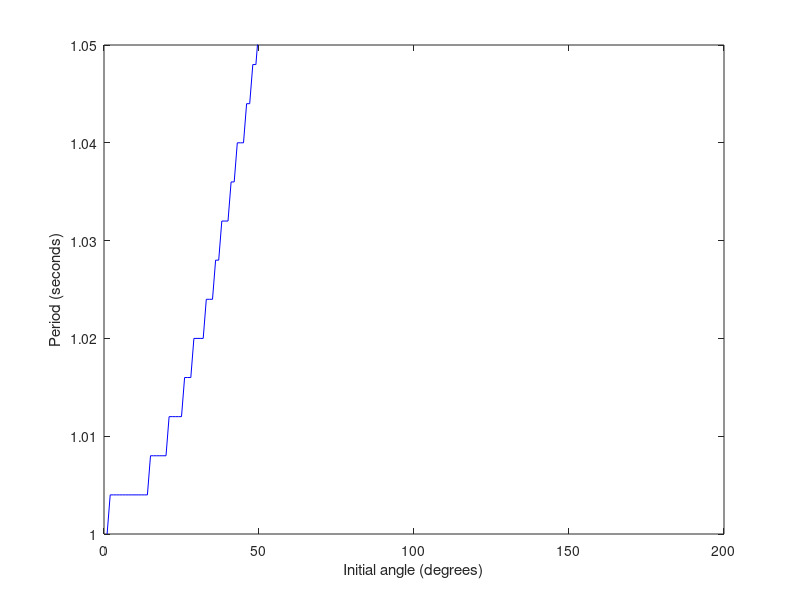

MATLAB code for this plot:
clear;

g=9.8;             % acceleration due to gravity
L=0.2482;          % length in metres (gives period of 1 second)

theta=45*pi/180;   % initial angle (in radians)
omega=0;           % initial angular-velocity (in radians/second)
h=0.001;            % timestep (in seconds)
steps=round(3.5/h);  % run for 3.5 seconds
time = 0;

for angle=1:170
    theta = angle * pi/180;
    omega = 0;
    time = 0;
    while theta > 0
      %tList(i) = theta;
      time = time + h;
      
      alpha=-g/L*sin(theta);     % acceleration term
    
      % Midpoint Method
      % theta=theta + h*omega + 0.5*h*h*alpha;
      % omega=omega + h*alpha;
    
      
     
      % Velocity-Verlet Method
      theta = theta + h*omega + 0.5*h^2*alpha;
      alphanext = -g/L*sin(theta);
      omega = omega + 0.5*h*(alpha + alphanext);
    end 
    period(angle) = time * 4;
end

figure(2)
plot(period, 'b-')

xlabel("Initial angle (degrees)")
ylabel("Period (seconds)")
ylim([1 1.05])
